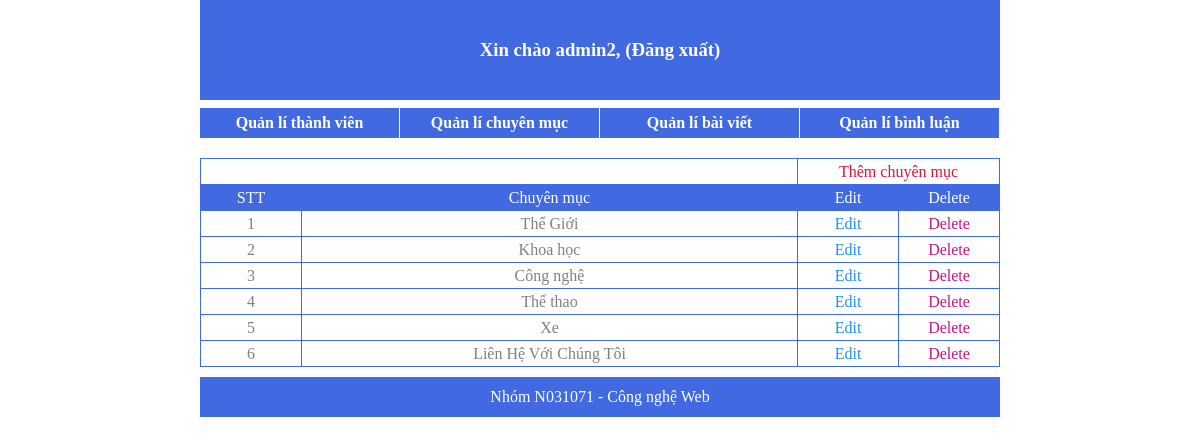
Screenshot of /2.Sources/admin/list_category.php (signed in) with the database file from the repository.
### tables this page shows
CREATE TABLE `category` (
  `cate_id` int(10) UNSIGNED NOT NULL,
  `cate_title` varchar(50) NOT NULL
);

### 2.Sources/admin/list_category.php (the view, shortened to what this page needs)
<?php
require('templates/header.php');
?>
<div id="wrapper">
        <table>
            <tr>
                <td colspan="2"></td>
                <td colspan="2"><a href="add_category.php"  style="color: crimson;">Thêm chuyên mục</a></td>
            </tr>
            <tr style="background: royalblue; color: white;">
                <td style="width: 100px;">STT</td>
                <td>Chuyên mục</td>
                <td style="width: 100px;">Edit</td>
                <td style="width: 100px;">Delete</td>
            </tr>
            <?php
            require ("../library/config.php");
            $stt=1;
            $result=mysqli_query($conn,"select cate_id,cate_title from category");
            while($data=mysqli_fetch_assoc($result))
            {
                echo"<tr >";
                    echo"<td >$stt</td >";
                    echo"<td >$data[cate_title]</td >";
                    echo"<td ><a href = 'edit_category.php?id=$data[cate_id]' style = 'color: dodgerblue;' > Edit</a ></td >";
                    echo"<td ><a href = 'del_category.php?id=$data[cate_id]' onclick='return show_confirm();' style = 'color: mediumvioletred;' > Delete</a ></td >";
                echo"</tr >";
                $stt++;
            }
            ?>
        </table>
    </div>
<?php
require('templates/footer.php');
?>

### 2.Sources/admin/style.css (style rules this page uses)
* { padding: 0; margin: 0; }
a { text-decoration: none; }
body { width: 800px; margin: auto; }
#wrapper table { width: 800px; text-align: center; margin-top: 20px; border-collapse: collapse ; color: gray; }
#wrapper table tr { border: 1px solid royalblue ; line-height: 25px; }
#wrapper table td { border: 1px solid royalblue; }

### rows the page displays
category: cate_title "Thế Giới"
category: cate_title "Khoa học"
category: cate_title "Công nghệ"
category: cate_title "Thể thao"
category: cate_title "Xe"
category: cate_title "Liên Hệ Với Chúng Tôi"

### other values shown
$_SESSION["username"] "admin2"
